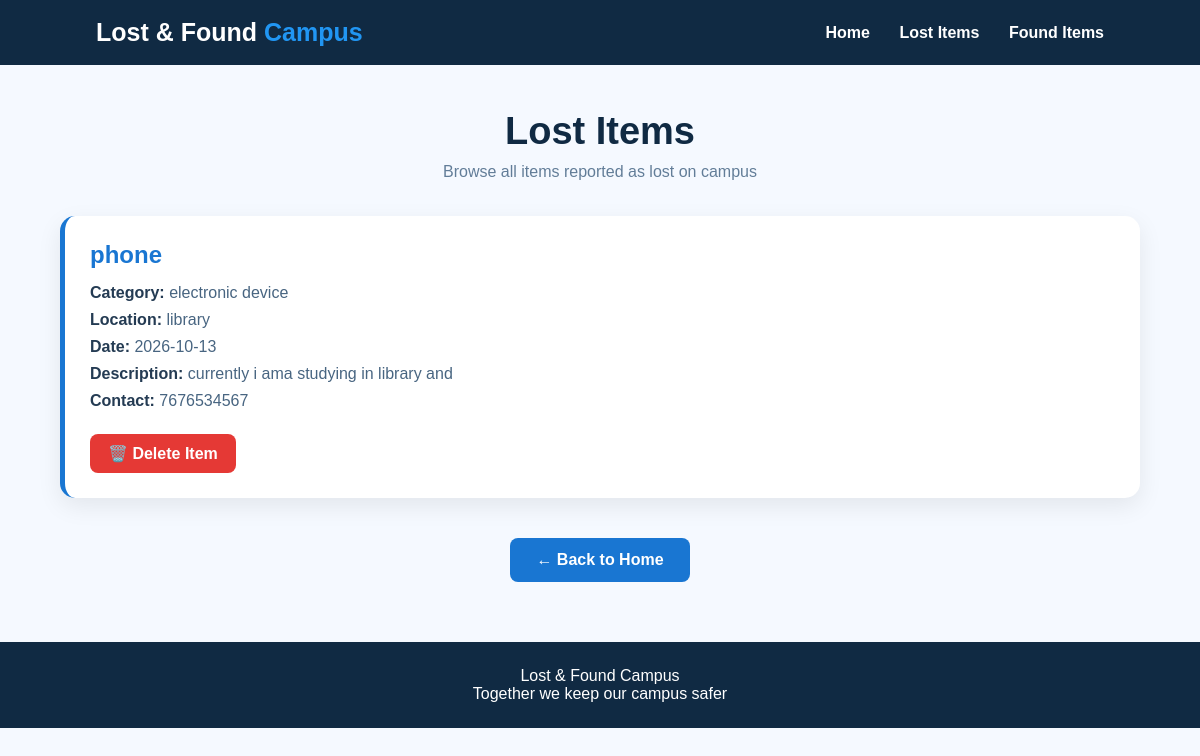
Page /lost-items on the earlier database version.
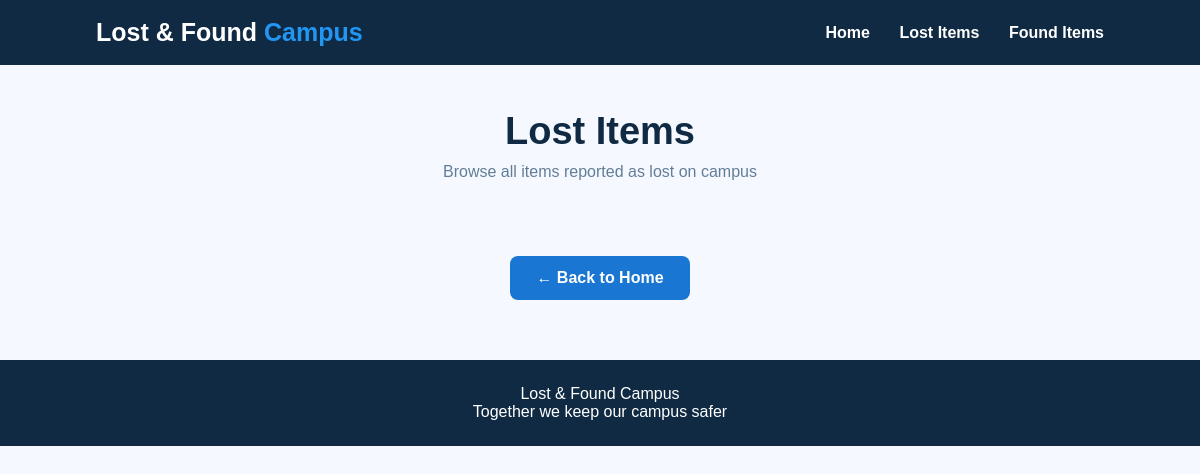
Same page on the later database version.
### tables this page shows
CREATE TABLE items (
            id INTEGER PRIMARY KEY AUTOINCREMENT,
            item_name TEXT NOT NULL,
            category TEXT NOT NULL,
            location TEXT NOT NULL,
            date TEXT NOT NULL,
            description TEXT,
            contact TEXT NOT NULL,
            item_type TEXT NOT NULL
        );

### app.py (the view)
@app.route("/lost-items")
def lost_items():
    conn = sqlite3.connect("lost_found.db")
    cursor = conn.cursor()
    cursor.execute("SELECT * FROM items WHERE item_type = 'Lost'")
    items = cursor.fetchall()
    conn.close()
    return render_template("lost_items.html", items=items)

### templates/lost_items.html (shortened to what this page needs)
<!DOCTYPE html>
<html lang="en">
<head>
</head>
<body>
<header>
    <div class="logo">
        Lost & Found <span>Campus</span>
    </div>
    <nav>
        <a href="/">Home</a>
        <a href="/lost-items">Lost Items</a>
        <a href="/found-items">Found Items</a>
    </nav>
</header>
<div class="container">
    <h1>Lost Items</h1>
    <p class="subtitle">
        Browse all items reported as lost on campus
    </p>
    <div class="items-container">
        {% for item in items %}
        <div class="item-card">
            <h2 class="item-name">
                {{ item[1] }}
            </h2>
            <p>
                <strong>Category:</strong>
                {{ item[2] }}
            </p>
            <p>
                <strong>Location:</strong>
                {{ item[3] }}
            </p>
            <p>
                <strong>Date:</strong>
                {{ item[4] }}
            </p>
            <p>
                <strong>Description:</strong>
                {{ item[5] }}
            </p>
            <p>
                <strong>Contact:</strong>
                {{ item[6] }}
            </p>
            <a class="delete-btn"
               href="/delete-item/{{ item[0] }}"
               onclick="return confirm('Are you sure you want to delete this item?');">
                🗑️ Delete Item
            </a>
        </div>
        {% endfor %}
    </div>
    <a class="back-btn" href="/">
        ← Back to Home
    </a>
</div>
<footer>
    Lost & Found Campus
    <br>
    Together we keep our campus safer
</footer>
</body>
</html>

### templates/lost_items.html (style rules this page uses)
* { box-sizing: border-box; margin: 0; padding: 0; font-family: Arial, sans-serif; }
body { background: #f5f9ff; color: #183153; }
header { background: #102a43; padding: 18px 8%; display: flex; justify-content: space-between; align-items: center; }
.logo { color: white; font-size: 25px; font-weight: bold; }
.logo span { color: #2196f3; }
nav a { color: white; text-decoration: none; margin-left: 25px; font-weight: bold; }
.container { width: 90%; max-width: 1100px; margin: 45px auto; }
h1 { text-align: center; font-size: 38px; margin-bottom: 10px; color: #102a43; }
.subtitle { text-align: center; color: #627d98; margin-bottom: 35px; }
.back-btn { display: block; width: 180px; margin: 40px auto 0; padding: 13px; text-align: center; background: #1976d2; color: white; text-decoration: none; border-radius: 8px; font-weight: bold; }
footer { margin-top: 60px; background: #102a43; color: white; text-align: center; padding: 25px; }

Differences in the rows shown:
removed items: item_name "phone", category "electronic device", location "library", date "2026-10-13", description "currently i ama studying in library and", contact "7676534567"
